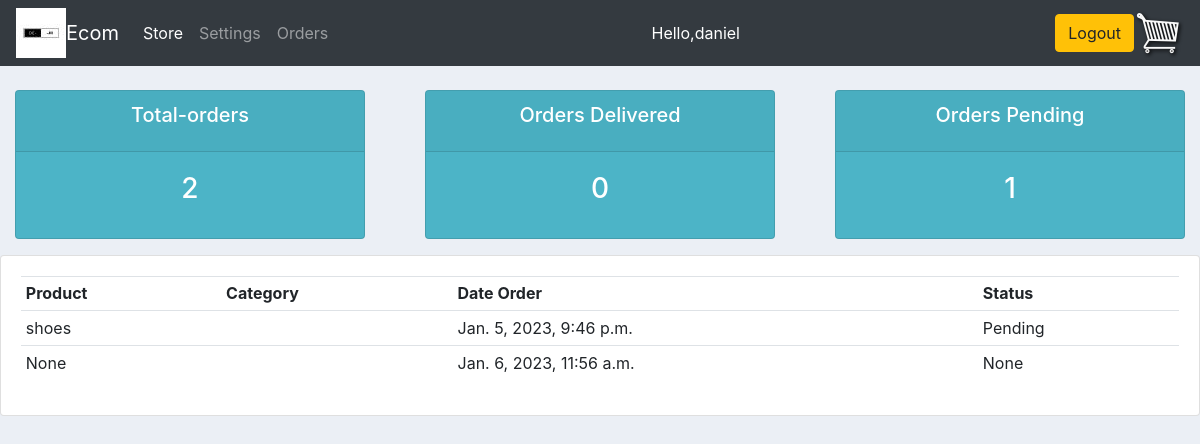
Screenshot of /orders/ (signed in) with the database file from the repository.
### mart/models.py (models this page shows, shortened)
class Order(models.Model):
    STATUS = (
        ('Pending', 'Pending'),
        ('out for delivery', 'out for devlivery'),
        ('Delivered', 'Delivered'),
    )
    customer = models.ForeignKey(Customer, null=True, on_delete=models.SET_NULL)
    product = models.ForeignKey(Product, null=True, on_delete=models.SET_NULL)
    date_ordered = models.DateTimeField(auto_now_add=True)
    complete = models.BooleanField(default=False, null=True, blank=False)
    transaction_id = models.CharField(max_length=200, null=True)
    status = models.CharField(max_length=200, null=True, choices=STATUS)
    def __str__(self):
        return str(self.id)

class Product(models.Model):
    CATEGORY =(
        ('Indoor', 'Indoor'),
        ('Out Door', 'Out Door'),
    )
    name = models.CharField(max_length=200, null=True)
    price = models.DecimalField(max_digits=7, decimal_places=2)
    category = models.CharField(max_length=200, null=True, choices=CATEGORY)
    description = models.CharField(max_length=200, null=True)
    date_created = models.DateTimeField(auto_now_add=True, null=True)
    tags = models.ManyToManyField(Tag)
    digital = models.BooleanField(default=False, null=True, blank=False)
    image = models.ImageField(null=True, blank=True)
    def __str__(self):
        return self.name

### mart/decorators.py (the view)
        def wrapper_func(request, *args, **kwargs):
            group = None
            if request.user.groups.exists():
                group = request.user.groups.all()[0].name
            if group in allowed_roles:
              return view_func(request, *args, **kwargs)
            else:
                return HttpResponse('you are not allowed to view this page')

### mart/views.py (called while the page is built)
@login_required(login_url='login')
@allowed_users(allowed_roles=['customer'])
def userPage(request):
    orders = request.user.customer.order_set.all()
    total_orders = orders.count()
    delivered = orders.filter(status='Delivered').count()
    pending = orders.filter(status='Pending').count()
    print('ORDERS:', orders)
    context = {
        'orders': orders, 'total_orders': total_orders, 'delivered': delivered,
        'pending': pending
        }
    return render(request, 'account/user.html', context)

### mart/templates/account/user.html (shortened to what this page needs)
{% load static %}
<!DOCTYPE html>
<html>
<head>
    <link rel="stylesheet" href="https://cdn.jsdelivr.net/npm/bootstrap@4.0.0/dist/css/bootstrap.min.css"
>
</head>
    <link rel="stylesheet" type="text/css" href="{% static 'CSS/real.css' %}">
    <nav class="navbar navbar-expand-lg navbar-dark bg-dark">
		<Img src="{% static 'images/logo.jpg' %}">
	  <a class="navbar-brand" href="{% url 'store' %}">Ecom</a>
	  <div class="collapse navbar-collapse" id="navbarSupportedContent">
	    <ul class="navbar-nav mr-auto">
	      <li class="nav-item active">
	        <a class="nav-link" href="{% url 'store' %}">Store <span class="sr-only">(current)</span></a>
	      </li>
		  <li class="nav-item">
			<a class="nav-link" href="{% url 'setting-page' %}">Settings</a>
		  </li>
		  <li class="nav-item">
			<a class="nav-link" href="{% url 'user_page' %}">Orders</a>
		  </li>
	    </ul>
		<ul class="navbar-nav mr-auto">
			<li class="nav-item active">
				<a class="nav-link">Hello,{{request.user}}</a>
			</li>
		</ul>
	    <div class="form-inline my-2 my-lg-0">
	     	<a href="{% url 'logout' %}" class="btn btn-warning">Logout</a>
	     	<a href="{% url 'cart' %}">
	    		<img  id="cart-icon" src="{% static 'images/cart.png' %}">
	    	</a>
	    </div>
	  </div>
	</nav>
    {% include 'account/status.html' %}
<div class="row">
    <div class="col-md">
        <div class="card card-body">
            <table class="table table-sm">
                <tr>
                    <th>Product</th>
                    <th>Category</th>
                    <th>Date Order</th>
                    <th>Status</th>
                </tr>
                {% for order in orders %}
                <tr>
                    <td>{{order.product}}</td>
                    <td>{{order.OrderItem.quantity}}</td>
                    <td>{{order.date_ordered}}</td>
                    <td>{{order.status}}</td>
                </tr>
                {% endfor %}
            </table>
        </div>
    </div>
</div>
</body>
</html>

### rows the page displays
Order: product "shoes", date_ordered "Jan. 5, 2023, 9:46 p.m.", status "Pending"
Order: product "None", date_ordered "Jan. 6, 2023, 11:56 a.m.", status "None"

### other values shown
{{ request.user }} "daniel"
{{ total_orders }} "2"
{{ delivered }} "0"
{{ pending }} "1"
